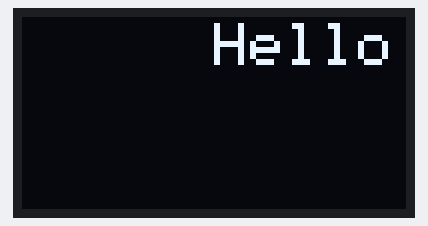
The sketch below on a simulated ESP8266 (NodeMCU). Parts: 128×64 one-colour display.

Above: at 0.2 s.
At 4.74 s:
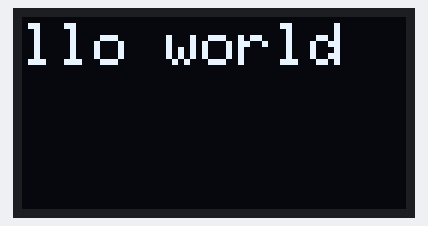
At 9.35 s:
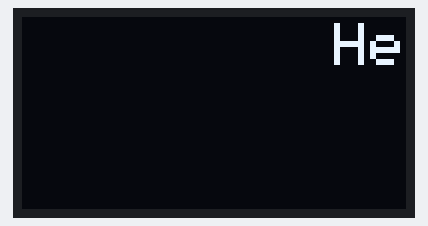
At 18.7 s:
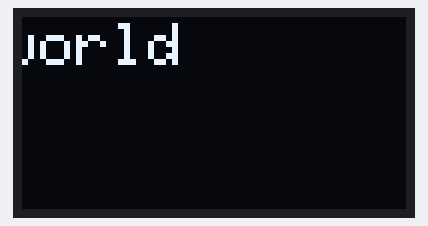
At 27.75 s:
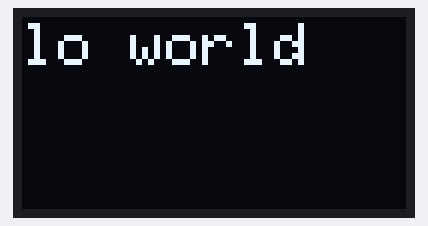
At 37.07 s:
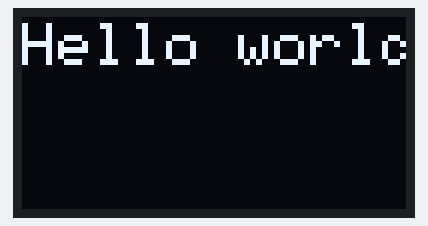

The sketch:

superSimple.ino
```cpp
// This #include statement was automatically added by the Particle IDE.
#include <Adafruit_SSD1306.h>
#include <Adafruit_GFX.h>

#define OLED_RESET D4
Adafruit_SSD1306 display(OLED_RESET);
int  x, minX; // variables for scrolling code
int textSize = 2;

void setup() {
  // by default, we'll generate the high voltage from the 3.3v line internally! (neat!)
  display.begin(SSD1306_SWITCHCAPVCC, 0x3C);  // initialize with the I2C addr 0x3D (for the 128x64)

  display.setTextSize(textSize);       // text size
  display.setTextColor(WHITE); // text color
  display.setTextWrap(false); // turn off text wrapping so we can do scrolling
  x = display.width(); // set scrolling frame to display width
  minX = -1 * (6 *  textSize * 15 ); // 630 = 6 pixels/character * text size 7 * 15 characters * 2x slower
}

void loop() {
  display.clearDisplay();
  display.setCursor(x/2, textSize);
  display.print("Hello world");
  display.display();
  if(--x < minX) x = display.width()*2;
}
```
